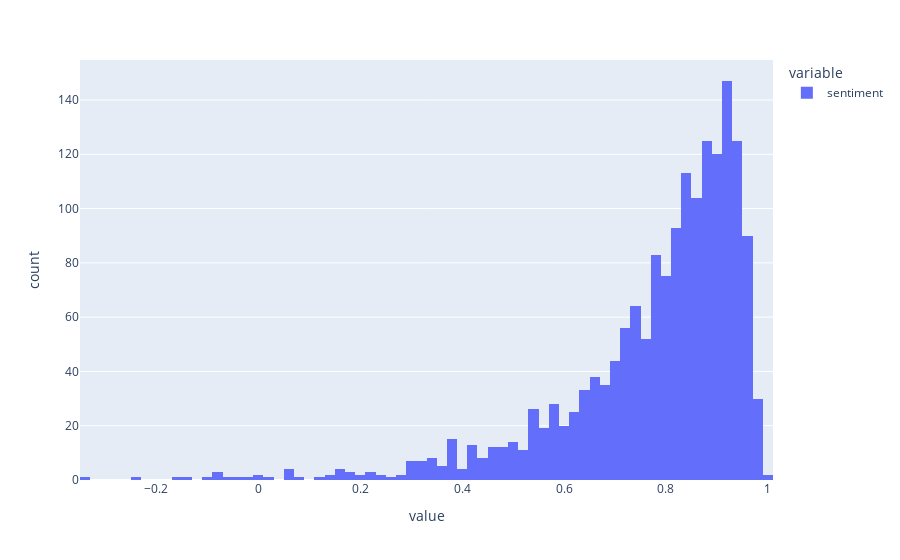

This figure's notebook cell:
### Code cell
px.histogram(df['sentiment']).show()

### Figure 1 — Plotly figure (JSON) as saved in the notebook; plotly's stock layout.template omitted (floating-point values rounded to 4 significant figures; data arrays with more than 128 entries replaced by an {"elided": "..."} marker saying what was removed)
{"data": [{"alignmentgroup": "True", "bingroup": "x", "hovertemplate": "variable=sentiment<br>value=%{x}<br>count=%{y}<extra></extra>", "legendgroup": "sentiment", "marker": {"color": "#636efa", "pattern": {"shape": ""}}, "name": "sentiment", "offsetgroup": "sentiment", "orientation": "v", "showlegend": true, "type": "histogram", "x": {"elided": "1702 float values"}, "xaxis": "x", "yaxis": "y"}], "layout": {"autosize": true, "barmode": "relative", "legend": {"title": {"text": "variable"}, "tracegroupgap": 0}, "margin": {"t": 60}, "xaxis": {"anchor": "y", "autorange": true, "domain": [0, 1], "range": [-0.35, 1.01], "title": {"text": "value"}, "type": "linear"}, "yaxis": {"anchor": "x", "autorange": true, "domain": [0, 1], "range": [0, 154.7], "title": {"text": "count"}}}}
